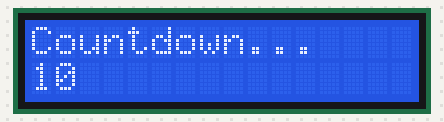
The sketch below on a simulated Arduino Uno, built with avr-gcc and run on an emulated ATmega328P. Parts: 16×2 character LCD. At 10.3 s the program stops and its outputs stay as they are.

Above: at 0.1 s.
At 2.2 s:
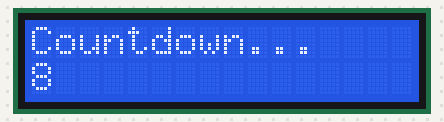
At 3.2 s:
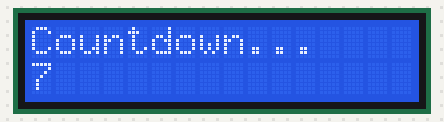
At 5.2 s:
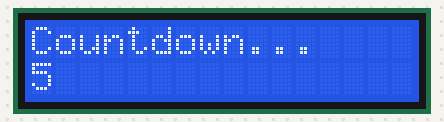
At 7.3 s:
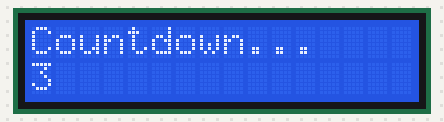
At 10.3 s:
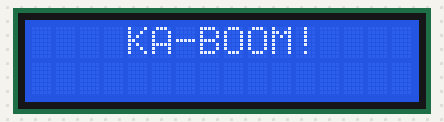

Measured:
- what the display in image 1 shows lasts 1.1 s, from 2.1 s to 3.2 s

The sketch:

006-display_text_on_a_lcd.ino
```cpp
// Include the library for controlling ASCII-displays via I2C
#include <LiquidCrystal_PCF8574.h>

// Create object for controlling the display.
// Use I2C-address 0x27 (standard)
LiquidCrystal_PCF8574 display(0x27);

void setup() {
  // Start the display and specify the size - 16 characters in 2 lines.
  display.begin(16, 2);
  // Clear all old text (if any).
  display.clear();
  // Place the cursor in the upper left corner.
  display.home();
  // Turn on the backlight of the display and set it to max brightness.
  display.setBacklight(255);
  // Print text on the first line
  display.print("Countdown...");
}

void loop() {
  for (int i = 10; i > 0; i--) {
    // Move the cursor to the beginning of the second line (character 0, line 1)
    display.setCursor(0, 1);
    // Clear the line by writing 16 spaces.
    display.print("                ");
    // Move the cursor back to the beginning of the line.
    display.setCursor(0, 1);
    // Print the counter value
    display.print(i);
    // Wait one second
    delay(1000);
  }
  // Clear the display
  display.clear();
  // Set the cursor a small way into the first line (character 4, line 0)
  display.setCursor(4, 0);
  // Print out the final text.
  display.print("KA-BOOM!");
  // Halt the program
  while (1);
}
```
